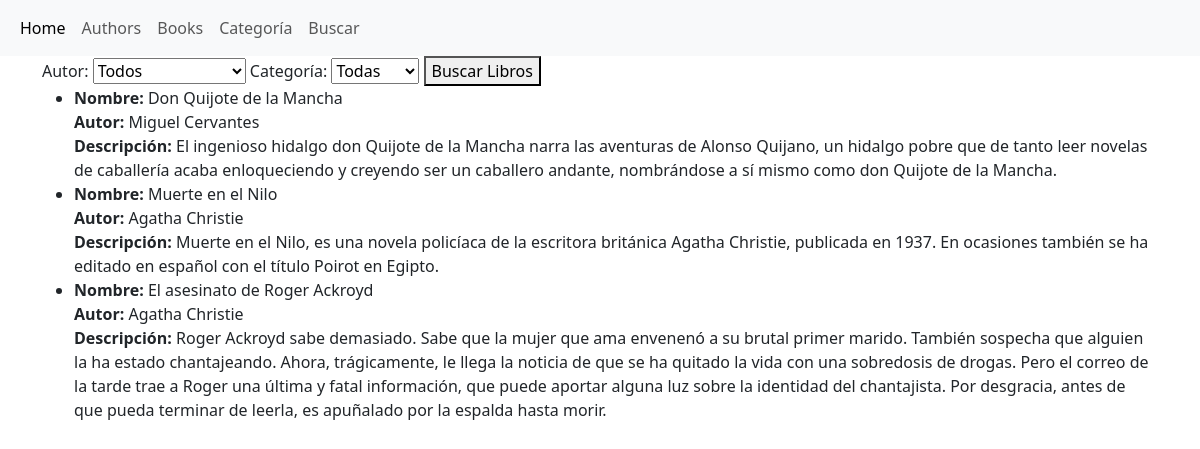
The page /buscar/ on the database its author committed.
### books/models.py (models this page shows, shortened)
class Books(models.Model):
    author = models.ForeignKey(Autor, on_delete=models.CASCADE)
    category = models.ForeignKey(Category, on_delete=models.CASCADE)
    title = models.CharField(max_length=30)
    description = models.CharField(max_length=500)

class Autor(models.Model):
    first_name = models.CharField(max_length=30)
    last_name = models.CharField(max_length=30)
    country = models.CharField(max_length=30)

### books/views.py (the view)
# urls.py: path('buscar/', views.buscar, name='buscar'),
def buscar(request):
    if request.method == 'GET':
        autor_id = request.GET.get('autor_id')
        categoria = request.GET.get('categoria')
        libros = Books.objects.all()
        autores = Autor.objects.all()
        categorias = Category.objects.all()
        if autor_id:
            libros = libros.filter(author__id=autor_id)
        if categoria:
            libros = libros.filter(category=categoria)
        return render(request, 'books/buscar.html', {'libros': libros,'autores':autores,'categorias':categorias})
    return render(request, 'books/buscar.html')

### templates/books/buscar.html (shortened to what this page needs)
{% extends 'base.html' %}
{% block content %}
<div class='container'>
    <form method="get" action="{% url 'buscar' %}">
        <label for="autor_id">Autor:</label>
        <select id="autor_id" name="autor_id">
            <option value="">Todos</option>
        </select>
        <label for="categoria">Categoría:</label>
        <select id="categoria" name="categoria">
            <option value="">Todas</option>
        </select>
        <button type="submit">Buscar Libros</button>
    </form>
    {% if libros %}
                <ul>
                    {% for libro in libros %}
                        <li>
                            <b>Nombre:</b> {{ libro.title }} <br>
                            <b>Autor:</b> {{ libro.author.first_name }} {{ libro.author.last_name }} <br>
                            <b>Descripción:</b> {{ libro.description }}
                        </li>
                    {% endfor %}
                </ul>
    {% else %}
    <p>No hay libros</p>
    {% endif %}
</div>
{% endblock content %}

### rows shown on the page
Books: title "Don Quijote de la Mancha", author.first_name "Miguel", author.last_name "Cervantes", description "El ingenioso hidalgo don Quijote de la Mancha narra las aventuras de Alonso Quijano, un hidalgo pobre que de tanto leer novelas de caballería acaba enloqueciendo y creyendo ser un caballero andante, nombrándose a sí mismo como don Quijote de la Mancha."
Books: title "Muerte en el Nilo", author.first_name "Agatha", author.last_name "Christie", description "Muerte en el Nilo, es una novela policíaca de la escritora británica Agatha Christie, publicada en 1937. En ocasiones también se ha editado en español con el título Poirot en Egipto."
Books: title "El asesinato de Roger Ackroyd", author.first_name "Agatha", author.last_name "Christie", description "Roger Ackroyd sabe demasiado. Sabe que la mujer que ama envenenó a su brutal primer marido. También sospecha que alguien la ha estado chantajeando. Ahora, trágicamente, le llega la noticia de que se ha quitado la vida con una sobredosis de drogas. Pero el correo de la tarde trae a Roger una última y fatal información, que puede aportar alguna luz sobre la identidad del chantajista. Por desgracia, antes de que pueda terminar de leerla, es apuñalado por la espalda hasta morir."
